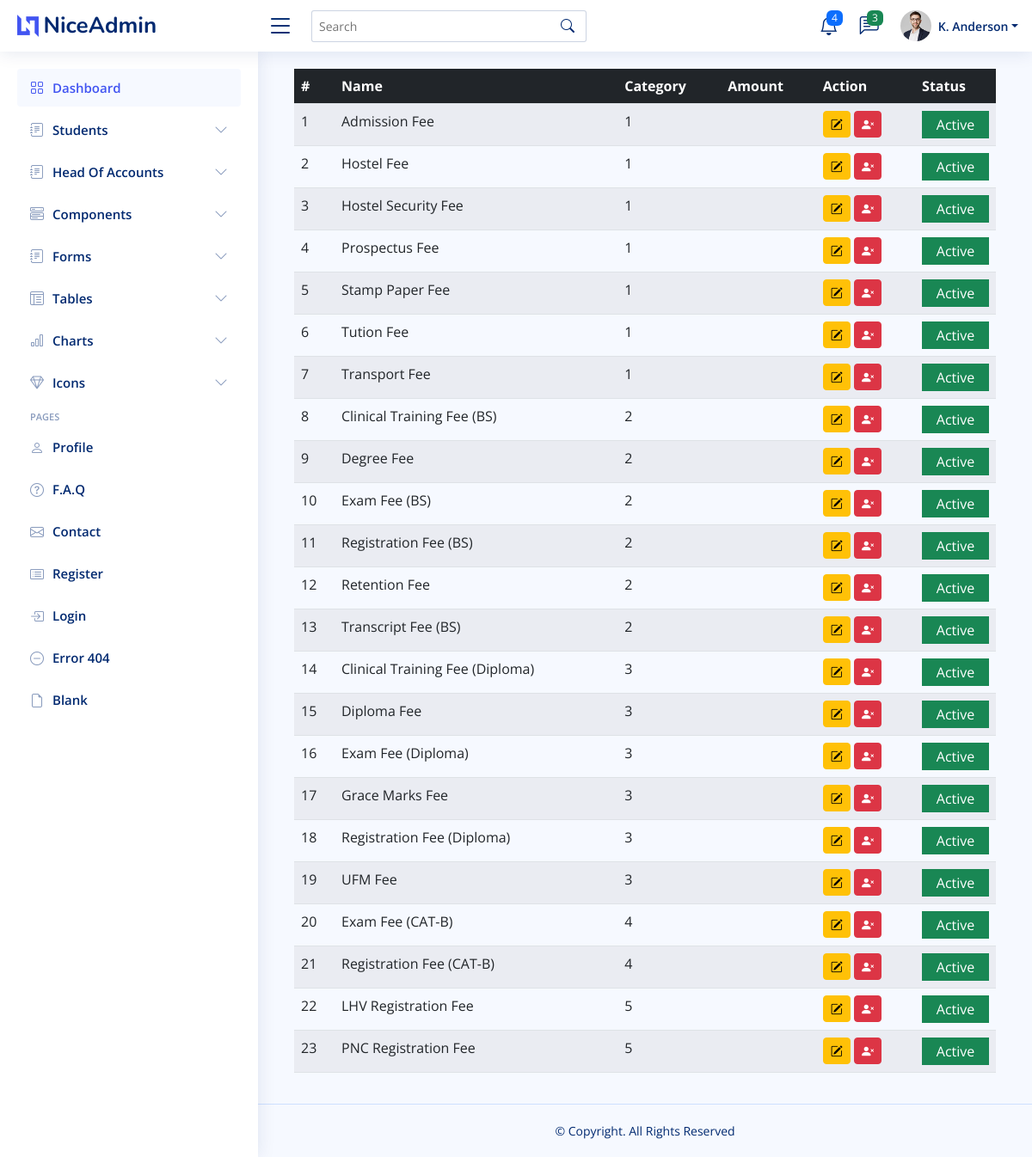
Page /views/head_of_accounts/all_head_of_accounts.php on the committed database.
### tables this page shows
CREATE TABLE `head_of_accounts` (
  `id` int(11) NOT NULL,
  `account_name` varchar(512) DEFAULT NULL,
  `category` varchar(512) DEFAULT NULL,
  `amount` int(255) DEFAULT NULL,
  `status` varchar(11) DEFAULT '1',
  `created_on` datetime DEFAULT NULL
);

### views/head_of_accounts/all_head_of_accounts.php (the view, shortened to what this page needs)
<?php
include '../../includes/header.php';
include '../../includes/sidebar.php';
?>
<main id="main" class="main">
<div class="container-fluid">
<div class="table-responsive">
  <table class="table table-striped datatable " id="hoa_table">
  <thead class="bg-dark text-white">
    <tr>
      <th scope="col">#</th>
      <th scope="col">Name</th>
      <th scope="col">Category</th>
      <th scope="col">Amount</th>
      <th scope="col">Action</th>
      <th scope="col">Status</th>
    </tr>
  </thead>
  <tbody>
    <?php
    $ret=mysqli_query($con,"SELECT * FROM `head_of_accounts` ");
    $count = 1;
    while ($row=mysqli_fetch_array($ret))
    {
      ?>
      <tr>
        <td><?=$count?></td>
        <td>
          <p class="text-sm mb-0"><?=$row['account_name']?></p></td>
        <td>
          <p class="text-sm mb-0"><?=$row['category']?></p>
        </td>
        <td>
          <p class="text-sm"><?=$row['amount']?></p></td>
        <td>
          <div>
            <button class="btn btn-sm btn-warning" onclick="edit_student_detail(<?=$student_id?>)" data-bs-toggle="modal" data-bs-target="#edit_hoa_modal"><i class="bi bi-pencil-square"></i></button>
            <button class="btn btn-sm btn-danger" onclick="delete_student(<?=$student_id?>)"><i class="bi bi-person-x-fill"></i></button>
          </div>
        </td>
        <td>
          <?php
          if($row['status'] == '1'){
            ?>
              <p class="text-white bg-success text-sm p-1 text-center mb-0">Active</p>
            <?php
          }elseif($row['status'] == '2'){
            ?>
              <p class="text-white bg-danger text-sm p-1 text-center mb-0">InActive</p>
            <?php
          }
        ?>
        </td>
      </tr>
      <?php
      $count++;
    }
    ?>
  </tbody>
</table>
</div>
</div>
</main>
<?php
include '../../includes/footer.php';
?>

### includes/header.php (shortened to what this page needs)
<!DOCTYPE html>
<html lang="en">
<head>
  <link href="../../assets/vendor/bootstrap/css/bootstrap.min.css" rel="stylesheet">
  <link href="../../assets/vendor/bootstrap-icons/bootstrap-icons.css" rel="stylesheet">
  <link href="../../assets/vendor/boxicons/css/boxicons.min.css" rel="stylesheet">
  <link href="../../assets/vendor/quill/quill.snow.css" rel="stylesheet">
  <link href="../../assets/vendor/quill/quill.bubble.css" rel="stylesheet">
  <link href="../../assets/vendor/remixicon/remixicon.css" rel="stylesheet">
  <link href="../../assets/vendor/simple-datatables/style.css" rel="stylesheet">
  <link href="../../assets/css/style.css" rel="stylesheet">
</head>
<body>
  <header id="header" class="header fixed-top d-flex align-items-center">
    <div class="d-flex align-items-center justify-content-between">
      <a href="index.html" class="logo d-flex align-items-center">
        <img src="../../assets/img/logo.png" alt="">
        <span class="d-none d-lg-block">NiceAdmin</span>
      </a>
      <i class="bi bi-list toggle-sidebar-btn"></i>
    </div>
    <div class="search-bar">
      <form class="search-form d-flex align-items-center" method="POST" action="#">
        <input type="text" name="query" placeholder="Search" title="Enter search keyword">
        <button type="submit" title="Search"><i class="bi bi-search"></i></button>
      </form>
    </div>
    <nav class="header-nav ms-auto">
      <ul class="d-flex align-items-center">
        <li class="nav-item dropdown">
          <a class="nav-link nav-icon" href="#" data-bs-toggle="dropdown">
            <i class="bi bi-bell"></i>
            <span class="badge bg-primary badge-number">4</span>
          </a>
        </li>
        <li class="nav-item dropdown">
          <a class="nav-link nav-icon" href="#" data-bs-toggle="dropdown">
            <i class="bi bi-chat-left-text"></i>
            <span class="badge bg-success badge-number">3</span>
          </a>
        </li>
        <li class="nav-item dropdown pe-3">
          <a class="nav-link nav-profile d-flex align-items-center pe-0" href="#" data-bs-toggle="dropdown">
            <img src="../../assets/img/profile-img.jpg" alt="Profile" class="rounded-circle">
            <span class="d-none d-md-block dropdown-toggle ps-2">K. Anderson</span>
          </a>
        </li>
      </ul>
    </nav>
  </header>

### includes/sidebar.php (shortened to what this page needs)
<aside id="sidebar" class="sidebar">
<ul class="sidebar-nav" id="sidebar-nav">
  <li class="nav-item">
    <a class="nav-link " href="index.html">
      <i class="bi bi-grid"></i>
      <span>Dashboard</span>
    </a>
  </li>
  <li class="nav-item">
    <a class="nav-link collapsed" data-bs-target="#students-nav" data-bs-toggle="collapse" href="#">
      <i class="bi bi-journal-text"></i><span>Students</span><i class="bi bi-chevron-down ms-auto"></i>
    </a>
  </li>
  <li class="nav-item">
    <a class="nav-link collapsed" data-bs-target="#hoa-nav" data-bs-toggle="collapse" href="#">
      <i class="bi bi-journal-text"></i><span>Head Of Accounts</span><i class="bi bi-chevron-down ms-auto"></i>
    </a>
  </li>
  <li class="nav-item">
    <a class="nav-link collapsed" data-bs-target="#components-nav" data-bs-toggle="collapse" href="#">
      <i class="bi bi-menu-button-wide"></i><span>Components</span><i class="bi bi-chevron-down ms-auto"></i>
    </a>
  </li>
  <li class="nav-item">
    <a class="nav-link collapsed" data-bs-target="#forms-nav" data-bs-toggle="collapse" href="#">
      <i class="bi bi-journal-text"></i><span>Forms</span><i class="bi bi-chevron-down ms-auto"></i>
    </a>
  </li>
  <li class="nav-item">
    <a class="nav-link collapsed" data-bs-target="#tables-nav" data-bs-toggle="collapse" href="#">
      <i class="bi bi-layout-text-window-reverse"></i><span>Tables</span><i class="bi bi-chevron-down ms-auto"></i>
    </a>
  </li>
  <li class="nav-item">
    <a class="nav-link collapsed" data-bs-target="#charts-nav" data-bs-toggle="collapse" href="#">
      <i class="bi bi-bar-chart"></i><span>Charts</span><i class="bi bi-chevron-down ms-auto"></i>
    </a>
  </li>
  <li class="nav-item">
    <a class="nav-link collapsed" data-bs-target="#icons-nav" data-bs-toggle="collapse" href="#">
      <i class="bi bi-gem"></i><span>Icons</span><i class="bi bi-chevron-down ms-auto"></i>
    </a>
  </li>
  <li class="nav-heading">Pages</li>
  <li class="nav-item">
    <a class="nav-link collapsed" href="users-profile.html">
      <i class="bi bi-person"></i>
      <span>Profile</span>
    </a>
  </li>
  <li class="nav-item">
    <a class="nav-link collapsed" href="pages-faq.html">
      <i class="bi bi-question-circle"></i>
      <span>F.A.Q</span>
    </a>
  </li>
  <li class="nav-item">
    <a class="nav-link collapsed" href="pages-contact.html">
      <i class="bi bi-envelope"></i>
      <span>Contact</span>
    </a>
  </li>
  <li class="nav-item">
    <a class="nav-link collapsed" href="pages-register.html">
      <i class="bi bi-card-list"></i>
      <span>Register</span>
    </a>
  </li>
  <li class="nav-item">
    <a class="nav-link collapsed" href="pages-login.html">
      <i class="bi bi-box-arrow-in-right"></i>
      <span>Login</span>
    </a>
  </li>
  <li class="nav-item">
    <a class="nav-link collapsed" href="pages-error-404.html">
      <i class="bi bi-dash-circle"></i>
      <span>Error 404</span>
    </a>
  </li>
  <li class="nav-item">
    <a class="nav-link collapsed" href="pages-blank.html">
      <i class="bi bi-file-earmark"></i>
      <span>Blank</span>
    </a>
  </li>
</ul>
</aside>

### includes/footer.php (shortened to what this page needs)
  <footer id="footer" class="footer">
    <div class="copyright">
      &copy; Copyright. All Rights Reserved
    </div>
  </footer>
</body>
</html>

### assets/css/style.css (style rules this page uses)
:root { scroll-behavior: smooth; }
body { font-family: "Open Sans", sans-serif; background: #f6f9ff; color: #444444; }
a { color: #4154f1; text-decoration: none; }
#main { margin-top: 60px; padding: 20px 30px; transition: all 0.3s; }
.logo { line-height: 1; }
@media (min-width: 1200px) { .logo { width: 280px; } }
.logo img { max-height: 26px; margin-right: 6px; }
.logo span { font-size: 26px; font-weight: 700; color: #012970; font-family: "Nunito", sans-serif; }
.header { transition: all 0.5s; z-index: 997; height: 60px; box-shadow: 0px 2px 20px rgba(1, 41, 112, 0.1); background-color: #fff; padding-left: 20px; }
.header .toggle-sidebar-btn { font-size: 32px; padding-left: 10px; cursor: pointer; color: #012970; }
.header .search-bar { min-width: 360px; padding: 0 20px; }
.header .search-form { width: 100%; }
.header .search-form input { border: 0; font-size: 14px; color: #012970; border: 1px solid rgba(1, 41, 112, 0.2); padding: 7px 38px 7px 8px; border-radius: 3px; transition: 0.3s; width: 100%; }
.header .search-form button { border: 0; padding: 0; margin-left: -30px; background: none; }
.header .search-form button i { color: #012970; }
.header-nav ul { list-style: none; }
.header-nav>ul { margin: 0; padding: 0; }
.header-nav .nav-icon { font-size: 22px; color: #012970; margin-right: 25px; position: relative; }
.header-nav .nav-profile { color: #012970; }
.header-nav .nav-profile img { max-height: 36px; }
.header-nav .nav-profile span { font-size: 14px; font-weight: 600; }
.header-nav .badge-number { position: absolute; inset: -2px -5px auto auto; font-weight: normal; font-size: 12px; padding: 3px 6px; }
.sidebar { position: fixed; top: 60px; left: 0; bottom: 0; width: 300px; z-index: 996; transition: all 0.3s; padding: 20px; overflow-y: auto; scrollbar-width: thin; scrollbar-color: #aab7cf transparent; box-shadow: 0px 0px 20px rgba(1, 41, 112, 0.1); background-color: #fff; }
@media (min-width: 1200px) { #main, #footer { margin-left: 300px; } }
.sidebar-nav { padding: 0; margin: 0; list-style: none; }
.sidebar-nav li { padding: 0; margin: 0; list-style: none; }
.sidebar-nav .nav-item { margin-bottom: 5px; }
.sidebar-nav .nav-heading { font-size: 11px; text-transform: uppercase; color: #899bbd; font-weight: 600; margin: 10px 0 5px 15px; }
.sidebar-nav .nav-link { display: flex; align-items: center; font-size: 15px; font-weight: 600; color: #4154f1; transition: 0.3; background: #f6f9ff; padding: 10px 15px; border-radius: 4px; }
.sidebar-nav .nav-link i { font-size: 16px; margin-right: 10px; color: #4154f1; }
.sidebar-nav .nav-link.collapsed { color: #012970; background: #fff; }
.sidebar-nav .nav-link.collapsed i { color: #899bbd; }
.sidebar-nav .nav-link .bi-chevron-down { margin-right: 0; transition: transform 0.2s ease-in-out; }
.footer { padding: 20px 0; font-size: 14px; transition: all 0.3s; border-top: 1px solid #cddfff; }
.footer .copyright { text-align: center; color: #012970; }

### rows in the picture
head_of_accounts: account_name "Admission Fee", category "1", status "Active"
head_of_accounts: account_name "Hostel Fee", category "1", status "Active"
head_of_accounts: account_name "Hostel Security Fee", category "1", status "Active"
head_of_accounts: account_name "Prospectus Fee", category "1", status "Active"
head_of_accounts: account_name "Stamp Paper Fee", category "1", status "Active"
head_of_accounts: account_name "Tution Fee", category "1", status "Active"
head_of_accounts: account_name "Transport Fee", category "1", status "Active"
head_of_accounts: account_name "Clinical Training Fee (BS)", category "2", status "Active"
head_of_accounts: account_name "Degree Fee", category "2", status "Active"
head_of_accounts: account_name "Exam Fee (BS)", category "2", status "Active"
head_of_accounts: account_name "Registration Fee (BS)", category "2", status "Active"
head_of_accounts: account_name "Retention Fee", category "2", status "Active"
head_of_accounts: account_name "Transcript Fee (BS)", category "2", status "Active"
head_of_accounts: account_name "Clinical Training Fee (Diploma)", category "3", status "Active"
head_of_accounts: account_name "Diploma Fee", category "3", status "Active"
head_of_accounts: account_name "Exam Fee (Diploma)", category "3", status "Active"
head_of_accounts: account_name "Grace Marks Fee", category "3", status "Active"
head_of_accounts: account_name "Registration Fee (Diploma)", category "3", status "Active"
head_of_accounts: account_name "UFM Fee", category "3", status "Active"
head_of_accounts: account_name "Exam Fee (CAT-B)", category "4", status "Active"
head_of_accounts: account_name "Registration Fee (CAT-B)", category "4", status "Active"
head_of_accounts: account_name "LHV Registration Fee", category "5", status "Active"
head_of_accounts: account_name "PNC Registration Fee", category "5", status "Active"
